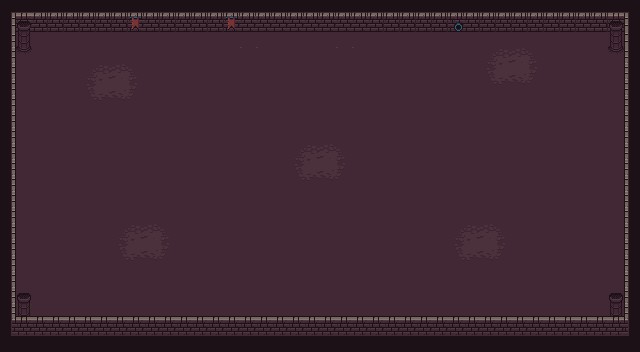

The image is a tile-based game level rendered from a .tmx file. Its description and source (layers, tilesets, objects; grid data summarised) follow:
An orthogonal 40x22 tile map with 16x16 px tiles, 5 tile layers (Tile Layer 1, Tile Layer 3, Tile Layer 4, Tile Layer 2, ...), 3 tilesets and 11 objects.

<map version="1.5" tiledversion="1.6.0" orientation="orthogonal" renderorder="right-down" width="40" height="22" tilewidth="16" tileheight="16" infinite="0" nextlayerid="9" nextobjectid="14">
 <editorsettings>
  <export target="../doungeon.lua" format="lua" />
 </editorsettings>
 <tileset firstgid="1" name="G" tilewidth="16" tileheight="16" tilecount="160" columns="16">
  <image source="../../Assets/0x72_16x16DungeonTileset.v1.png" width="256" height="160" />
 </tileset>
 <tileset firstgid="161" name="0x72_16x16DungeonTileset_walls.v1" tilewidth="16" tileheight="16" tilecount="256" columns="16">
  <image source="../../Assets/0x72_16x16DungeonTileset_walls.v1.png" width="256" height="256" />
 </tileset>
 <tileset firstgid="417" name="0x72_16x16DungeonTileset.v4" tilewidth="16" tileheight="16" tilecount="256" columns="16">
  <image source="../../Assets/0x72_16x16DungeonTileset.v4.png" width="256" height="256" />
 </tileset>
 <layer id="1" name="Tile Layer 1" width="40" height="22">
  <data>[880 cells, 121 non-empty, 2 distinct tile ids]</data>
 </layer>
 <layer id="6" name="Tile Layer 3" width="40" height="22">
  <data>[880 cells, 696 non-empty, 2 distinct tile ids]</data>
 </layer>
 <layer id="7" name="Tile Layer 4" width="40" height="22">
  <data>[880 cells, 8 non-empty, 4 distinct tile ids]</data>
 </layer>
 <layer id="5" name="Tile Layer 2" width="40" height="22">
  <data>[880 cells, 258 non-empty, 30 distinct tile ids]</data>
 </layer>
 <layer id="8" name="Tile Layer 5" width="40" height="22">
  <data>[880 cells, 6 non-empty, 3 distinct tile ids]</data>
 </layer>
 <objectgroup id="2" name="Object Layer 1" visible="0">
  <properties>
   <property name="collidable" type="bool" value="true" />
  </properties>
  <object id="2" x="48.6667" y="160" width="29.6667" height="47.3333" />
  <object id="3" x="145.333" y="272.667" width="62" height="29.3333" />
  <object id="4" x="0" y="0" width="15.3333" height="338.667" />
  <object id="5" x="1.33333" y="337.333" width="406" height="14" />
  <object id="6" x="406.667" y="334.667" width="230.667" height="18.6667" />
  <object id="7" x="688" y="329" />
  <object id="8" x="625.333" y="16.6667" width="14" height="314.667" />
  <object id="9" x="148" y="-0.666667" width="491.333" height="17.3333" />
  <object id="11" x="12.6667" y="-2" width="135.333" height="16" />
  <object id="12" x="96.6667" y="13.3333" width="16" height="10.6667" />
  <object id="13" x="560.667" y="160" width="13.3333" height="31.3333" />
 </objectgroup>
</map>
